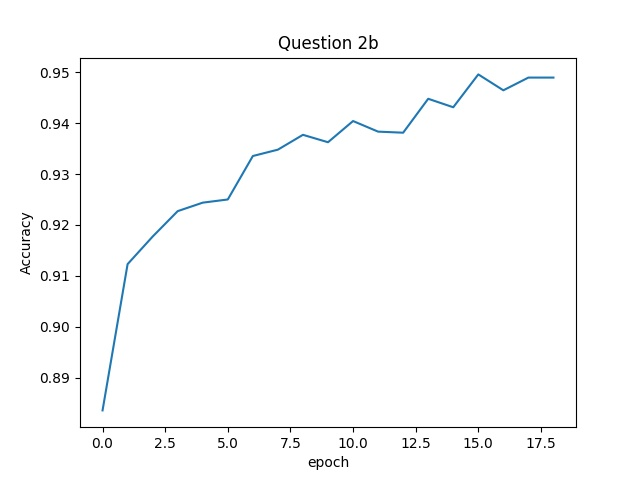

This figure's Python source:
import os
import h5py
import pickle
import struct
import numpy as np
from matplotlib import pyplot
from sklearn.neural_network import MLPClassifier
from sklearn.model_selection import train_test_split


def read(dataset = "training", path = "."):
    """
    Python function for importing the MNIST data set.  It returns an iterator
    of 2-tuples with the first element being the label and the second element
    being a numpy.uint8 2D array of pixel data for the given image.
    """

    if dataset is "training":
        fname_img = os.path.join(path, '/home/arpn/Machine Learning/HW-3-NN/dataset/train-images.idx3-ubyte')
        fname_lbl = os.path.join(path, '/home/arpn/Machine Learning/HW-3-NN/dataset/train-labels.idx1-ubyte')
    elif dataset is "testing":
        fname_img = os.path.join(path, '/home/arpn/Machine Learning/HW-3-NN/dataset/t10k-images.idx3-ubyte')
        fname_lbl = os.path.join(path, '/home/arpn/Machine Learning/HW-3-NN/dataset/t10k-labels.idx1-ubyte')
    else:
        raise ValueError, "dataset must be 'testing' or 'training'"

    # Load everything in some numpy arrays
    with open(fname_lbl, 'rb') as flbl:
        magic, num = struct.unpack(">II", flbl.read(8))
        lbl = np.fromfile(flbl, dtype=np.int8)

    with open(fname_img, 'rb') as fimg:
        magic, num, rows, cols = struct.unpack(">IIII", fimg.read(16))
        img = np.fromfile(fimg, dtype=np.uint8).reshape(len(lbl), rows, cols)

    get_img = lambda idx: (lbl[idx], img[idx])

    # Create an iterator which returns each image in turn
    for i in xrange(len(lbl)):
        yield get_img(i)


data = list(read())
x = []
y = []

for i in range(len(data)):
    x.append(np.array(data[i][1]).flatten())
    y.append(data[i][0])

# print y
x = np.array(x)
y = np.array(y)

data_x = np.array([i.flatten() for i in x])

train_x, test_x, train_y, test_y = train_test_split(data_x, y, test_size=0.2)

f = open('2b.txt', 'w')

alphaList = [0.001, 0.01, 0.1, 0.2, 0.8, 1.0]
scores = []
for alp in alphaList:
    nn = MLPClassifier((100, 50), activation='logistic', early_stopping=True, verbose=True, alpha=alp)
    nn.fit(train_x, train_y)
    predict_y = nn.predict(test_x)
    tempscore = nn.score(test_x, test_y)
    scores.append(tempscore)

optscore = 0
ind = -1

for i in range(len(scores)):
    f.write('For the alpha value '+str(alphaList[i])+' the accuracy is '+str(scores[i])+'\n')
    if optscore < scores[i]:
        optscore = scores[i]
        ind = i

f.write('\n\n\nMaximum score is '+str(optscore))


nn = MLPClassifier((100, 50), activation='logistic', early_stopping=True, verbose=True, alpha=alphaList[ind])
nn.fit(train_x, train_y)
pyplot.xlabel('epoch')
pyplot.ylabel('Accuracy')
pyplot.title('Question 2b')
pyplot.plot(nn.validation_scores_)
pyplot.savefig('2b.jpg', dpi = 100)
f.close()


with open('model_2b.pkl', 'wb') as output:
    pickle.dump(nn, output, pickle.HIGHEST_PROTOCOL)
